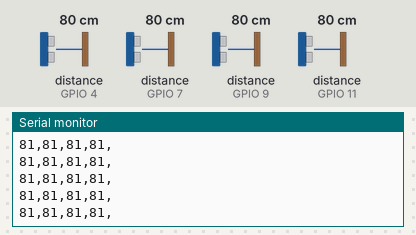
Simulated run of this sketch. Board: ESP32. On the bench: the last lines printed to the serial monitor. Inputs (shaded band) come from the test bench; at power-on: distance to the obstacle (sensors on GPIO 4, GPIO 7, GPIO 9, GPIO 11) 80 cm. The echo pulse lasts 58.3 µs per cm.

Above: at 1.2 s.
1.3 s: distance to the obstacle (sensor on GPIO 4) set to 120 cm
At 1.65 s:
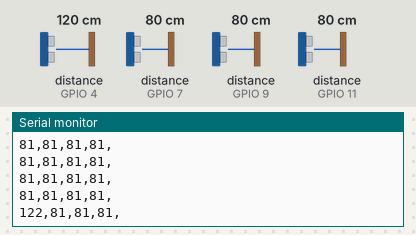
4.3 s: distance to the obstacle (sensor on GPIO 7) set to 2 cm
At 4.42 s:
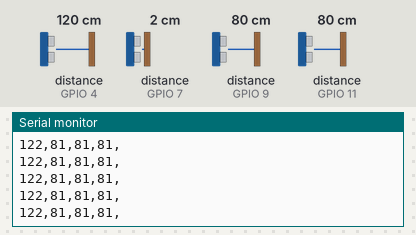
5.8 s: distance to the obstacle (sensor on GPIO 9) set to 2 cm
At 5.87 s:
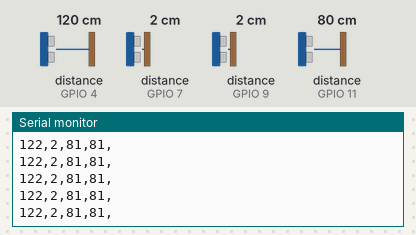
7.3 s: distance to the obstacle (sensor on GPIO 11) set to 2 cm
At 7.32 s:
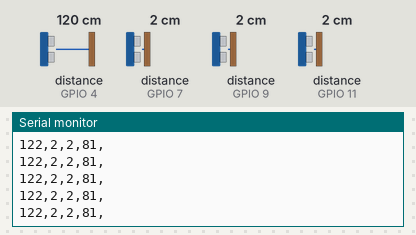
8.8 s: distance to the obstacle (sensor on GPIO 4) set to 2 cm
At 8.91 s:
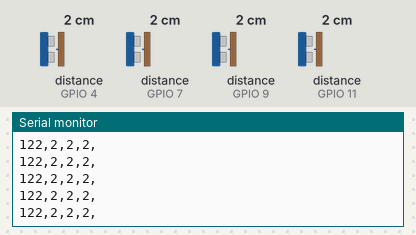
10.3 s: distance to the obstacle (sensor on GPIO 7) set to 4 cm
At 10.36 s:
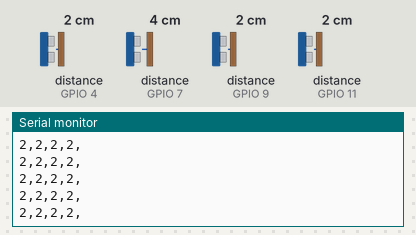
Timing chart, 0 to 12.8 s (numbered marks = the images above; inputs shaded):
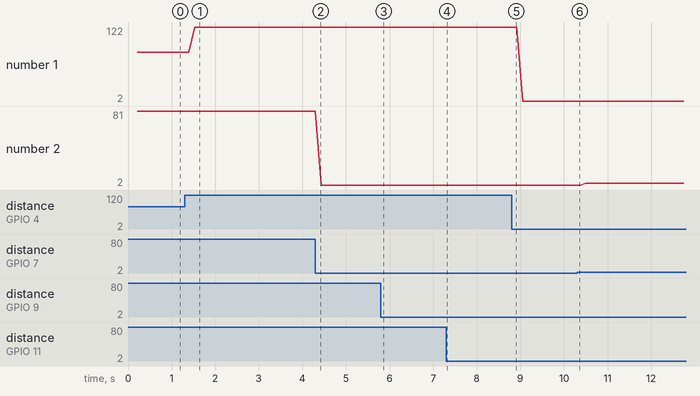

Measured:
- after the input at 1.3 s, the serial monitor: prints a new line after 0.23 s (image 1)
- plotted number 1: 81 → 122 after the input at 1.3 s
- plotted number 2: 81 → 2 after the input at 4.3 s, 2 → 4 after the input at 10.3 s

The sketch:

CultureLabSoundInstallation.ino
```cpp
#include <NewPing.h>

#define SONAR_NUM     4 // Number or sensors.
#define MAX_DISTANCE 200 // Maximum distance (in cm) to ping.
#define PING_INTERVAL 33 // Milliseconds between sensor pings (29ms is about the min to avoid cross-sensor echo).

unsigned long pingTimer[SONAR_NUM]; // Holds the times when the next ping should happen for each sensor.
unsigned int cm[SONAR_NUM];         // Where the ping distances are stored.
uint8_t currentSensor = 0;          // Keeps track of which sensor is active.

NewPing sonar[SONAR_NUM] = {
  NewPing(4, 4, MAX_DISTANCE),  // Sensor object array.
  NewPing(7, 7, MAX_DISTANCE),
  NewPing(9, 9, MAX_DISTANCE), // Each sensor's trigger pin, echo pin, and max distance to ping.
  NewPing(11, 11, MAX_DISTANCE)
};

void setup() {
  Serial.begin(115200);
  pingTimer[0] = millis() + 75;           // First ping starts at 75ms, gives time for the Arduino to chill before starting.
  for (uint8_t i = 1; i < SONAR_NUM; i++) // Set the starting time for each sensor.
    pingTimer[i] = pingTimer[i - 1] + PING_INTERVAL;
}

void loop() {
  for (uint8_t i = 0; i < SONAR_NUM; i++) { // Loop through all the sensors.
    if (millis() >= pingTimer[i]) {         // Is it this sensor's time to ping?
      pingTimer[i] += PING_INTERVAL * SONAR_NUM;  // Set next time this sensor will be pinged.
      if (i == 0 && currentSensor == SONAR_NUM - 1) oneSensorCycle(); // Sensor ping cycle complete, do something with the results.
      sonar[currentSensor].timer_stop();          // Make sure previous timer is canceled before starting a new ping (insurance).
      currentSensor = i;                          // Sensor being accessed.
      cm[currentSensor] = 0;                      // Make distance zero in case there's no ping echo for this sensor.
      sonar[currentSensor].ping_timer(echoCheck); // Do the ping (processing continues, interrupt will call echoCheck to look for echo).
    }
  }
  // The rest of your code would go here.
}

void echoCheck() { // If ping received, set the sensor distance to array.
  if (sonar[currentSensor].check_timer())
    cm[currentSensor] = sonar[currentSensor].ping_result / US_ROUNDTRIP_CM;
}

void oneSensorCycle() { // Sensor ping cycle complete, do something with the results.
  for (uint8_t i = 0; i < SONAR_NUM; i++) {
    Serial.print(cm[i]);
    Serial.print(",");
  }
  Serial.println();
}
```
